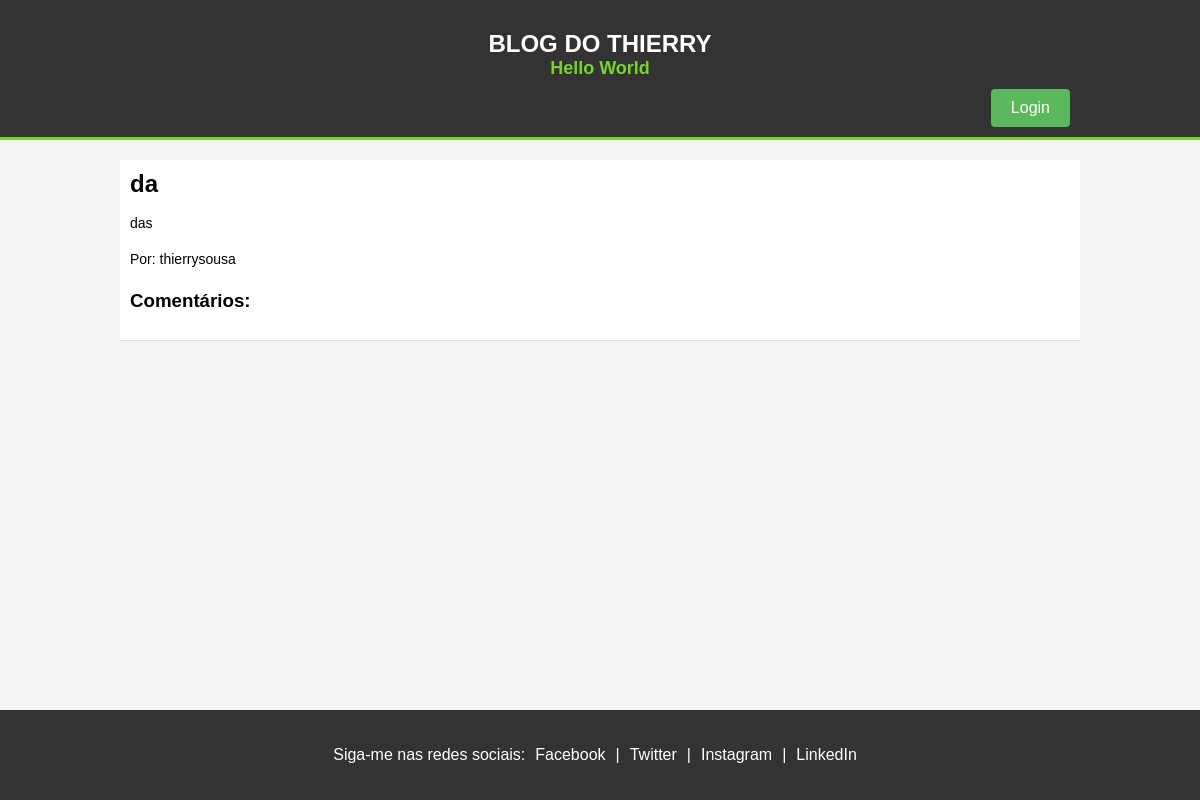
Before: / with the older database file.
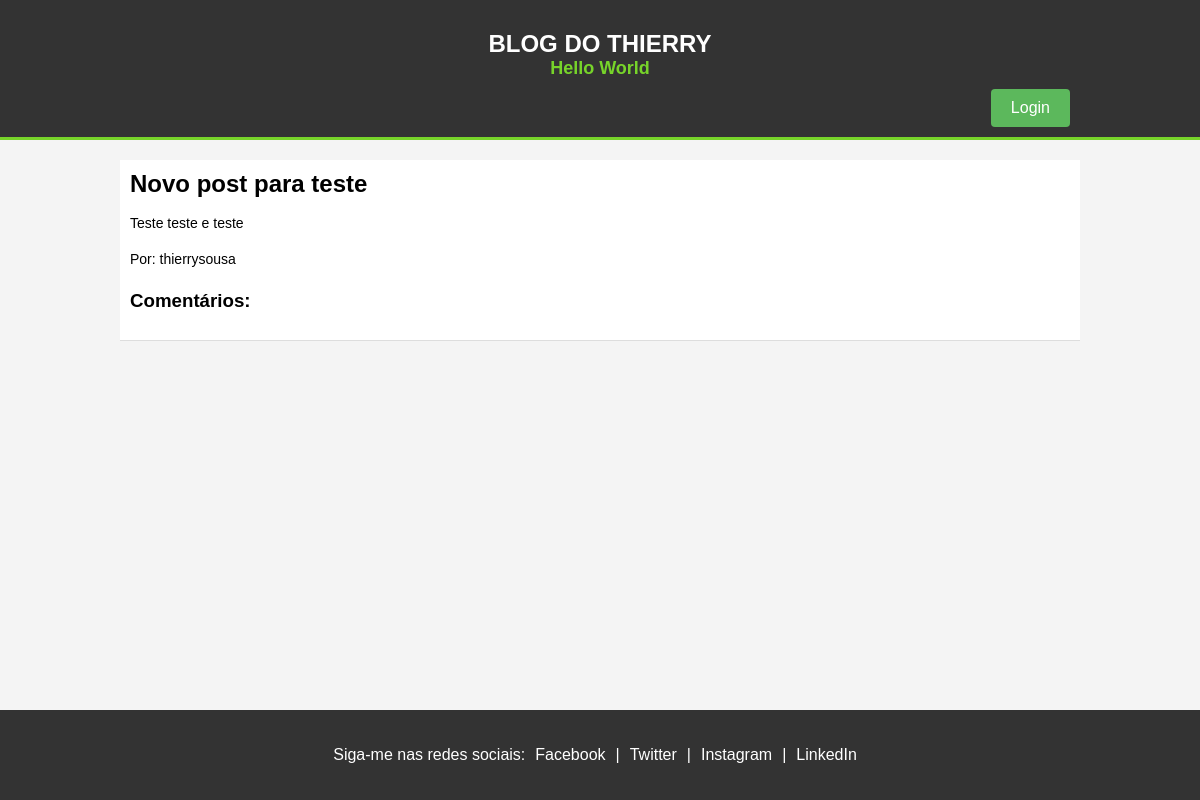
After: the same page with the newer database file.
### main.py (models this page shows, shortened)
class Post(db.Model):
    id = db.Column(db.Integer, primary_key=True)
    title = db.Column(db.String(100), nullable=False)
    content = db.Column(db.Text, nullable=False)
    user_id = db.Column(db.Integer, db.ForeignKey('user.id'), nullable=False)

class User(UserMixin, db.Model):
    id = db.Column(db.Integer, primary_key=True)
    username = db.Column(db.String(50), unique=True, nullable=False)
    password_hash = db.Column(db.String(100), nullable=False)
    admin = db.Column(db.Boolean, default=False)
    post_id = db.relationship('Post', backref='author', lazy=True)
    comment_id = db.relationship('Comment', backref='user', lazy=True)

### main.py (the view)
@app.route('/')
def index():
    posts = Post.query.all()
    comments = Comment.query.all()
    return render_template("index.html", posts=posts, comments=comments)

### main.py (called while the page is built)
@app.after_request
def add_header(response):
    response.headers["X-Frame-Options"] = "DENY"
    response.headers["Content-Security-Policy"] = "script-src 'unsafe-inline';"
    response.headers["Access-Control-Allow-Origin"] = "*"
    response.headers["Access-Control-Allow-Credentials"] = "true"
    return response

### templates/index.html (shortened to what this page needs)
<!DOCTYPE html>
<html lang="en">
<head>
    <link rel="stylesheet" href="{{ url_for('static', filename='style.css') }}">
</head>
<body>
    <header id="main-header">
        <div class="container">
            <h1>Blog do Thierry</h1>
            <h2>Hello World</h2>
            <div class="auth-buttons">
                {% if current_user.is_authenticated %}
                <a href="{{ url_for('logout') }}" class="btn">Logout</a>
                {% else %}
                <a href="{{ url_for('login') }}" class="btn">Login</a>
                {% endif %}
            </div>
        </div>
    </header>
    <div class="container">
        <div id="main">
            <div id="posts">
                {% for post in posts %}
                <div class="post" id="post-{{ post.id }}">
                    <h2>{{ post.title }}</h2>
                    <p>{{ post.content }}</p>
                    <p>Por: {{ post.author.username }}</p>
                    <h3>Comentários:</h3>
                </div>
                {% endfor %}
            </div>
        </div>
    </div>
    <footer id="main-footer">
        <div class="container">
            <p>Siga-me nas redes sociais:</p>
            <a href="https://www.facebook.com/naotenho" target="_blank">Facebook</a> |
            <a href="https://x.com/thierrysarauj" target="_blank">Twitter</a> |
            <a href="https://www.instagram.com/thierryarauj0/" target="_blank">Instagram</a> |
            <a href="https://www.linkedin.com/in/thierryarauj0/" target="_blank">LinkedIn</a>
        </div>
    </footer>
</body>
</html>

### static/style.css (style rules this page uses)
body { font-family: Arial, sans-serif; margin: 0; padding: 0; background-color: #f4f4f4; }
.container { width: 80%; margin: auto; overflow: hidden; }
#main-header { background-color: #333; color: #fff; padding-top: 30px; min-height: 70px; border-bottom: #77d42a 3px solid; }
#main-header h1 { text-align: center; text-transform: uppercase; margin: 0; font-size: 24px; }
#main-header h2 { text-align: center; margin: 0; font-size: 18px; color: #77d42a; }
#main { margin-top: 20px; padding-bottom: 100px; }
.post { background: #fff; padding: 10px; border-bottom: 1px solid #ddd; margin-bottom: 10px; position: relative; }
.post h2 { margin: 0; }
.post p { font-size: 14px; line-height: 1.6; }
#main-footer { background-color: #333; color: #fff; padding: 20px 0; text-align: center; clear: both; width: 100%; bottom: 0; position: fixed; }
#main-footer .container { display: flex; justify-content: center; align-items: center; flex-direction: row; }
#main-footer a { color: #fff; text-decoration: none; margin: 0 10px; }
.auth-buttons { text-align: right; }
.auth-buttons .btn { display: inline-block; padding: 10px 20px; margin: 10px; color: #fff; background-color: #5cb85c; border: none; border-radius: 4px; text-decoration: none; transition: background-color 0.3s ease; }

Changed rows visible on the page:
changed Post "thierrysousa": title "da" → "Novo post para teste"; content "das" → "Teste teste e teste"
